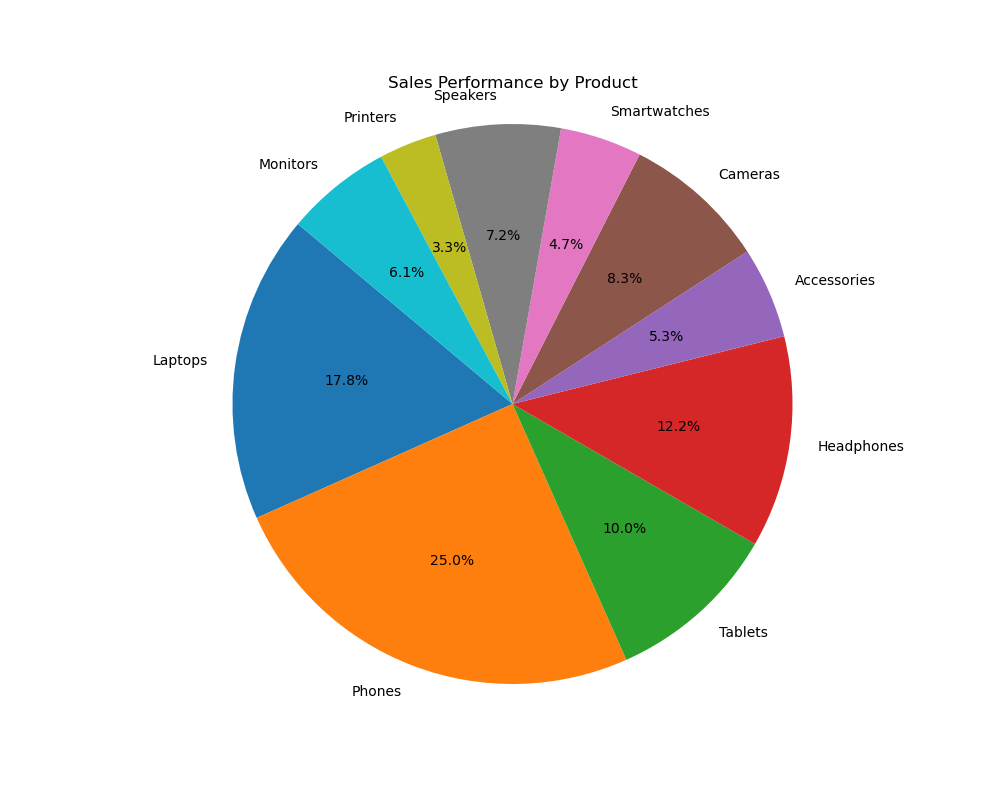

Here is the Python script that generated this plot:

import matplotlib.pyplot as plt
import seaborn as sns
import pandas as pd

# Data
data = {
    'Product': ['Laptops', 'Phones', 'Tablets', 'Headphones', 'Accessories', 'Cameras', 'Smartwatches', 'Speakers', 'Printers', 'Monitors'],
    'Sales': [320, 450, 180, 220, 95, 150, 85, 130, 60, 110]
}
df = pd.DataFrame(data)

# Define color palette
colors = ['#1f77b4', '#ff7f0e', '#2ca02c', '#d62728', '#9467bd', '#8c564b', '#e377c2', '#7f7f7f', '#bcbd22', '#17becf']

# Plot
plt.figure(figsize=(10, 8))
plt.pie(df['Sales'], labels=df['Product'], colors=colors, autopct='%1.1f%%', startangle=140)
plt.title('Sales Performance by Product')
plt.axis('equal')  # Equal aspect ratio ensures that pie is drawn as a circle.
plt.show()
